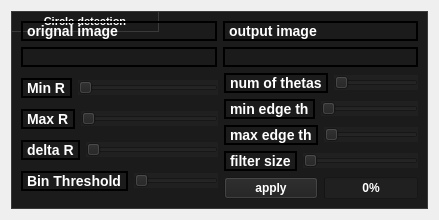
          <widget class="QWidget" name="circle">
           <attribute name="title">
            <string>Circle</string>
           </attribute>
           <layout class="QGridLayout" name="gridLayout_16">
            <item row="0" column="0">
             <widget class="QGroupBox" name="groupBox_circle">
              <property name="styleSheet">
               <string notr="true">/*Copyright (c) DevSec Studio. All rights reserved.

MIT License

Permission is hereby granted, free of charge, to any person obtaining a copy
of this software and associated documentation files (the &quot;Software&quot;), to deal
in the Software without restriction, including without limitation the rights
to use, copy, modify, merge, publish, distribute, sublicense, and/or sell
copies of the Software, and to permit persons to whom the Software is
furnished to do so, subject to the following conditions:

The above copyright notice and this permission notice shall be included in all
copies or substantial portions of the Software.

THE SOFTWARE IS PROVIDED *AS IS*, WITHOUT WARRANTY OF ANY KIND, EXPRESS OR
IMPLIED, INCLUDING BUT NOT LIMITED TO THE WARRANTIES OF MERCHANTABILITY,
FITNESS FOR A PARTICULAR PURPOSE AND NONINFRINGEMENT. IN NO EVENT SHALL THE
AUTHORS OR COPYRIGHT HOLDERS BE LIABLE FOR ANY CLAIM, DAMAGES OR OTHER
LIABILITY, WHETHER IN AN ACTION OF CONTRACT, TORT OR OTHERWISE, ARISING FROM,
OUT OF OR IN CONNECTION WITH THE SOFTWARE OR THE USE OR OTHER DEALINGS IN THE SOFTWARE.
*/

/*-----QWidget-----*/
QWidget
{
	background-color: #202020;
	color: #fff;
	selection-background-color: #fff; 
	selection-color: #000;

}


/*-----QLabel-----*/
QLabel
{
	background-color: transparent;
	color: #fff;
	font-weight: bold;
	font-size: 10px;

}


QLabel:disabled 
{
	color: #4e4e4e;

}


/*-----QMenuBar-----*/
QMenuBar 
{
	background-color: #252525;
	border: none;
	color: #fff;
	font-weight: bold;
	font-size: 11px;

}


QMenuBar:disabled 
{
	color: #4e4e4e;

}


QMenuBar::item 
{
	background-color: transparent;

}


QMenuBar::item:selected 
{
	background-color: transparent;
	color: #fff;

}


QMenuBar::item:pressed 
{
	background-color: #424242;
	border: none;
	color: #fff;

}


/*-----QMenu-----*/
QMenu
{
    background-color: #424242;
    border: none;
    padding: 4px;
    padding-right: 0px;
	color: #fff;
	font-size: 11px;

}


QMenu::item
{
    background-color: transparent;
    padding: 2px 20px 2px 20px;

}


QMenu::item:disabled
{
    color: #555;
    background-color: transparent;
    padding: 2px 20px 2px 20px;

}


QMenu::item:selected
{
    background-color: #fff;
    color: #000;
	font-weight: bold;

}


QMenu::separator
{
	background-color: #aaa;	
	margin-top: 5px;
	margin-bottom: 5px;
	height: 1px;

}


/*-----QTabBar-----*/
QTabBar 
{
	background-color: transparent;
	font-size: 10px;
}


QTabWidget::tab-bar 
{
	border:none;
	left: 0px;

}


QTabBar::tab 
{
	font-weight: bold;
	padding-left: 15px; 
	padding-right: 15px; 
	height: 25px;
	width: 60px;
}


QTabWidget::pane 
{
	border: 1px solid #333; 

}


QTabBar::tab:!selected 
{
	color: #fff; 
	font-weight: bold;
	border: 1px solid #1b1b1b;
	background-color: #1b1b1b;
}


QTabBar::tab:selected 
{
	background-color: #424242;
	border: 1px solid #414141;
	color: #fff;

}


QTabBar:tab:selected:disabled 
{
	color: #4e4e4e;

}


QTabBar::tab:!selected:hover 
{
	color: #fff; 

}


QTabBar:tab:!selected:disabled 
{
	color: #4e4e4e;

}


/*-----QToolButton-----*/
QToolButton 
{
	background-color: transparent;
	color: #fff;
	font-weight: bold;
	font-size: 10px;
	border: none;
	margin: 2px;
	
}


QToolButton:hover
{
	background-color: #fff;
	color: #000;
	
}


QToolButton:pressed
{
	background-color: #424242;
	color: #fff;

}


QToolButton:checked
{
	background-color: #424242;
	color: #fff;

}


QToolButton:disabled 
{
	color: #4e4e4e;

}


/*-----QDockWidget-----*/
QDockWidget
{
	color : #fff;
	font-weight: bold;
	font-size: 11px;

}


QDockWidget::disabled
{
	color: #656565;

}


QDockWidget::title 
{
	background-color: transparent;
	border: 1px solid #3a3a3a;
	padding: 5px;

}


QDockWidget::close-button
{
	max-width: 14px;
	max-height: 14px;
	margin-top:1px;

}


QDockWidget::float-button
{
	max-width: 14px;
	max-height: 14px;
	margin-top:1px;

}


QDockWidget::close-button:hover
{
	border: none;
	background-color: #fff;

}


QDockWidget::float-button:hover
{
	border: none;
	background-color: #fff;

}


/*-----QTreeWidget-----*/
QTreeWidget
{
	show-decoration-selected: 0;
	selection-background-color: transparent; /* Used on Mac */
	selection-color: #fff; /* Used on Mac */
	background-color: #292929;
	border: 1px solid #3a3a3a;
	padding: 5px;
	color: #fff;
	font-weight: bold;
	font-size: 11px;

}


QTreeView::disabled
{
	color: #656565;

}


QTreeView::item:selected
{
	color: #000;
	background-color: #fff;

}


QTreeView::item:!selected:hover
{
	background-color: #424242;
	color: #fff;
}


QTreeView::item:selected:disabled
{
	background-color: #656565;
	color: #333;

}


QTreeView::branch:has-children:!has-siblings:closed,
QTreeView::branch:closed:has-children:has-siblings 
{
	image: url(://tree-closed.png);

}


QTreeView::branch:open:has-children:!has-siblings,
QTreeView::branch:open:has-children:has-siblings  
{
	image: url(://tree-open.png);

}


/*-----QLineEdit-----*/
QLineEdit
{
	color: black;
	font-weight: bold;
	background-color: #9d9d9d;
	border: 1px solid #3a3a3a;
	padding: 2px;

}

QLineEdit:hover 
{
	background-color: #bebebe;

}


QLineEdit::disabled
{
	color: #656565;

}


/*-----QGroupBox-----*/
QGroupBox 
{
	color: #fff;
    border: 1px solid #3a3a3a;
	background-color: #1b1b1b;
    margin-top: 5.5ex;
	font-weight: bold;
	font-size: 11px;

}


QGroupBox::disabled
{
	color: #656565;

}


QGroupBox::title 
{
	background-color: #1b1b1b;
	border: 1px solid #3a3a3a;
    subcontrol-origin: margin;
	subcontrol-position: top right 0px;
	border-radius: 0px;
    padding: 3px 30px;

}


/*-----QComboBox-----*/
QComboBox 
{
	background-color: #424242;
	border: 1px solid #3a3a3a;
	color: #fff;
	font-weight: bold;
	font-size: 11px;
	padding: 2px;

}


QComboBox::disabled
{
	color: #656565;

}


QComboBox:editable 
{
    background: transparent;

}


QComboBox::drop-down 
{
    subcontrol-origin: padding;
    subcontrol-position: top right;
    width: 15px;
	background-color: #424242;
    border-left-width:1px;
    border-left-color: #777777;
    border-left-style: solid; 

}


QComboBox::down-arrow 
{
    image: url(://arrow-down.png);
	width:8px;
	height:8px;

}


QComboBox::down-arrow:on 
{ 
    top: 1px;
    left: 1px;

}


QComboBox QListView
{
	background-color: #292929;
    border-left-style: solid; 
	selection-background-color: #fff;
	selection-color: #000;
	color: #fff;
	padding: 10px;
	border: none;

}


/*-----QCheckBox-----*/
QCheckBox
{
	background-color: transparent;
	color: #fff;
	font-weight: bold;
	font-size: 10px;

}


QCheckBox::indicator
{
    color: #b1b1b1;
    background-color: #00111d;
    border: 1px solid #fff;
    width: 10px;
    height: 10px;

}


QCheckBox::indicator:checked
{
    image:url(&quot;./ressources/check.png&quot;); /*To replace*/
	background-color: #fff;
    border: 1px solid #fff;

}


QCheckBox::indicator:unchecked:hover
{
    border: 1px solid #fff;

}


QCheckBox::disabled
{
	color: #656565;

}


QCheckBox::indicator:disabled
{
	background-color: #656565;
	color: #656565;
    border: 1px solid #656565;

}


/*-----QSpinBox-----*/
QSpinBox 
{
    border: 1px solid #3a3a3a;
	min-height: 20px;
	min-width: 30px;
    border-radius : 2px;
	color : #fff;
	font-weight: bold;
	font-size: 10px;
    background-color: #000;

}


QSpinBox:hover 
{
	background-color: #333;

}


QSpinBox::up-button 
{
	background-color: #777777;
    width: 16px; 
    border-width: 1px;

}


QSpinBox::up-button:hover 
{
	background-color: #585858;

}


QSpinBox::up-button:pressed 
{
	background-color: #252525;
    width: 16px; 
    border-width: 1px;

}


QSpinBox::up-arrow 
{
    image: url(://arrow-up.png);
    width: 7px;
    height: 7px;

}


QSpinBox::down-button 
{
	border-bottom-right-radius:2px;
	background-color: #777777;
    width: 16px; 
    border-width: 1px;

}


QSpinBox::down-button:hover 
{
	background-color: #585858;

}

QSpinBox::down-button:pressed 
{
	background-color: #252525;
    width: 16px; 
    border-width: 1px;

}


QSpinBox::down-arrow 
{
    image: url(://arrow-down.png);
    width: 7px;
    height: 7px;

}


/*-----QRadioButton-----*/
QRadioButton{
	background-color: transparent;
	font-weight: bold;
	color: #fff;

}


QRadioButton::indicator::unchecked
{ 
	border: 2px inset #424242; 
	border-radius: 6px; 
	background-color:  #323232;
	width: 9px; 
	height: 9px; 

}


QRadioButton::indicator::unchecked:hover
{ 
	border: 2px solid #fff; 
	border-radius: 5px; 
	background-color:  #323232;
	width: 9px; 
	height: 9px; 

}


QRadioButton::indicator::checked
{ 
	border: 2px inset #424242; 
	border-radius: 5px; 
	background-color: #fff; 
	width: 9px; 
	height: 9px; 

}


QRadioButton::disabled
{
	color: #656565;

}


QRadioButton::indicator:disabled
{
	background-color: #656565;
	color: #656565;
    border: 2px solid #656565;

}


/*-----QStatusBar-----*/
QStatusBar 
{
	color: #fff;
	font-weight: bold;
	background-color: #252525;

}


QStatusBar::item 
{
	background-color: transparent;
	color: #fff;

}


/*-----QSizeGrip-----*/
QSizeGrip 
{
	background-color: image(&quot;./ressources/sizegrip.png&quot;); /*To replace*/

}

* {
    font-weight: bold;
}

QLabel {
    border: 2px solid #000; /* Adjust the width and color as needed */
  font-size: 14px; /* Adjust the font size as needed */
    font-weight: bold;

}</string>
              </property>
              <property name="title">
               <string>Circle detection</string>
              </property>
              <layout class="QGridLayout" name="gridLayout_17">
               <item row="0" column="0">
                <layout class="QVBoxLayout" name="verticalLayout_19" stretch="1,0">
                 <item>
                  <layout class="QHBoxLayout" name="horizontalLayout_17">
                   <item>
                    <layout class="QVBoxLayout" name="verticalLayout_9">
                     <item>
                      <widget class="QLabel" name="label_org_circle">
                       <property name="sizePolicy">
                        <sizepolicy hsizetype="Preferred" vsizetype="Fixed">
                         <horstretch>0</horstretch>
                         <verstretch>0</verstretch>
                        </sizepolicy>
                       </property>
                       <property name="text">
                        <string>orignal image</string>
                       </property>
                      </widget>
                     </item>
                     <item>
                      <widget class="QLabel" name="orig_img_circle">
                       <property name="text">
                        <string/>
                       </property>
                      </widget>
                     </item>
                    </layout>
                   </item>
                   <item>
                    <layout class="QVBoxLayout" name="verticalLayout_10">
                     <item>
                      <widget class="QLabel" name="label_out_circle">
                       <property name="sizePolicy">
                        <sizepolicy hsizetype="Preferred" vsizetype="Fixed">
                         <horstretch>0</horstretch>
                         <verstretch>0</verstretch>
                        </sizepolicy>
                       </property>
                       <property name="text">
                        <string>output image</string>
                       </property>
                      </widget>
                     </item>
                     <item>
                      <widget class="QLabel" name="out_img__circle">
                       <property name="text">
                        <string/>
                       </property>
                      </widget>
                     </item>
                    </layout>
                   </item>
                  </layout>
                 </item>
                 <item>
                  <layout class="QHBoxLayout" name="horizontalLayout_18">
                   <item>
                    <layout class="QVBoxLayout" name="verticalLayout_11">
                     <item>
                      <layout class="QHBoxLayout" name="horizontalLayout_20">
                       <item>
                        <widget class="QLabel" name="label_Min">
                         <property name="text">
                          <string>Min R</string>
                         </property>
                        </widget>
                       </item>
                       <item>
                        <widget class="QSlider" name="minR_Slider">
                         <property name="minimum">
                          <number>0</number>
                         </property>
                         <property name="maximum">
                          <number>300</number>
                         </property>
                         <property name="orientation">
                          <enum>Qt::Horizontal</enum>
                         </property>
                        </widget>
                       </item>
                      </layout>
                     </item>
                     <item>
                      <layout class="QHBoxLayout" name="horizontalLayout_22">
                       <item>
                        <widget class="QLabel" name="label_max">
                         <property name="text">
                          <string>Max R</string>
                         </property>
                        </widget>
                       </item>
                       <item>
                        <widget class="QSlider" name="maxR_Slider">
                         <property name="minimum">
                          <number>0</number>
                         </property>
                         <property name="maximum">
                          <number>300</number>
                         </property>
                         <property name="orientation">
                          <enum>Qt::Horizontal</enum>
                         </property>
                        </widget>
                       </item>
                      </layout>
                     </item>
                     <item>
                      <layout class="QHBoxLayout" name="horizontalLayout_35">
                       <item>
                        <widget class="QLabel" name="label_deltaR">
                         <property name="text">
                          <string>delta R</string>
                         </property>
                        </widget>
                       </item>
                       <item>
                        <widget class="QSlider" name="deltaR_Slider">
                         <property name="minimum">
                          <number>1</number>
                         </property>
                         <property name="maximum">
                          <number>100</number>
                         </property>
                         <property name="orientation">
                          <enum>Qt::Horizontal</enum>
                         </property>
                        </widget>
                       </item>
                      </layout>
                     </item>
                     <item>
                      <layout class="QHBoxLayout" name="horizontalLayout_23">
                       <item>
                        <widget class="QLabel" name="label_bin">
                         <property name="text">
                          <string>Bin Threshold</string>
                         </property>
                        </widget>
                       </item>
                       <item>
                        <widget class="QSlider" name="bin_Slider">
                         <property name="maximum">
                          <number>10</number>
                         </property>
                         <property name="orientation">
                          <enum>Qt::Horizontal</enum>
                         </property>
                        </widget>
                       </item>
                      </layout>
                     </item>
                    </layout>
                   </item>
                   <item>
                    <layout class="QVBoxLayout" name="verticalLayout_12">
                     <item>
                      <layout class="QHBoxLayout" name="horizontalLayout_36">
                       <item>
                        <widget class="QLabel" name="labelnum_thetas">
                         <property name="text">
                          <string>num of thetas</string>
                         </property>
                        </widget>
                       </item>
                       <item>
                        <widget class="QSlider" name="num_thetas_Slider">
                         <property name="maximum">
                          <number>360</number>
                         </property>
                         <property name="orientation">
                          <enum>Qt::Horizontal</enum>
                         </property>
                        </widget>
                       </item>
                      </layout>
                     </item>
                     <item>
                      <layout class="QHBoxLayout" name="horizontalLayout_38">
                       <item>
                        <widget class="QLabel" name="label_min_edge_threshold">
                         <property name="text">
                          <string>min edge th</string>
                         </property>
                        </widget>
                       </item>
                       <item>
                        <widget class="QSlider" name="min_edge_threshold_Slider">
                         <property name="maximum">
                          <number>300</number>
                         </property>
                         <property name="orientation">
                          <enum>Qt::Horizontal</enum>
                         </property>
                        </widget>
                       </item>
                      </layout>
                     </item>
                     <item>
                      <layout class="QHBoxLayout" name="horizontalLayout_37">
                       <item>
                        <widget class="QLabel" name="label_max_edge_threshold">
                         <property name="text">
                          <string>max edge th</string>
                         </property>
                        </widget>
                       </item>
                       <item>
                        <widget class="QSlider" name="max_edge_threshold_Slider">
                         <property name="maximum">
                          <number>300</number>
                         </property>
                         <property name="orientation">
                          <enum>Qt::Horizontal</enum>
                         </property>
                        </widget>
                       </item>
                      </layout>
                     </item>
                     <item>
                      <layout class="QHBoxLayout" name="horizontalLayout_39">
                       <item>
                        <widget class="QLabel" name="label_filter_size">
                         <property name="text">
                          <string>filter size</string>
                         </property>
                        </widget>
                       </item>
                       <item>
                        <widget class="QSlider" name="filterSize_Slider">
                         <property name="minimum">
                          <number>1</number>
                         </property>
                         <property name="maximum">
                          <number>51</number>
                         </property>
                         <property name="singleStep">
                          <number>1</number>
                         </property>
                         <property name="orientation">
                          <enum>Qt::Horizontal</enum>
                         </property>
                        </widget>
                       </item>
                      </layout>
                     </item>
                     <item>
                      <layout class="QHBoxLayout" name="horizontalLayout_24">
                       <item>
                        <widget class="QPushButton" name="btn_apply_cir_detect">
                         <property name="sizePolicy">
                          <sizepolicy hsizetype="Expanding" vsizetype="Fixed">
                           <horstretch>0</horstretch>
                           <verstretch>0</verstretch>
                          </sizepolicy>
                         </property>
                         <property name="text">
                          <string>apply</string>
                         </property>
                        </widget>
                       </item>
                       <item>
                        <widget class="QProgressBar" name="circle_progressBar">
                         <property name="value">
                          <number>0</number>
                         </property>
                        </widget>
                       </item>
                      </layout>
                     </item>
                    </layout>
                   </item>
                  </layout>
                 </item>
                </layout>
               </item>
              </layout>
             </widget>
            </item>
           </layout>
          </widget>
